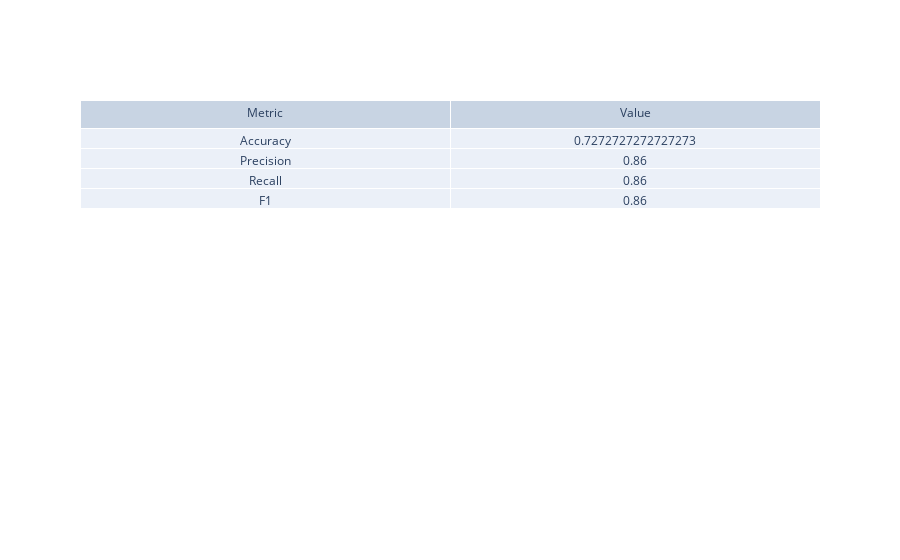

Notebook cell for this chart:
### Code cell
# check model accuracy
accuracy_score(y_test, y_pred)

# using plotly to visualize the model accuracy
import plotly.graph_objects as go

fig = go.Figure(data=[go.Table(
    header=dict(values=['Metric', 'Value']),
    cells=dict(values=[['Accuracy', 'Precision', 'Recall', 'F1'], [accuracy, 0.86, 0.86, 0.86]]))
])

fig.show()

### Figure 1 — Plotly figure (JSON) as saved in the notebook; plotly's stock layout.template omitted (floating-point values rounded to 4 significant figures)
{"data": [{"cells": {"values": [["Accuracy", "Precision", "Recall", "F1"], [0.7273, 0.86, 0.86, 0.86]]}, "header": {"values": ["Metric", "Value"]}, "type": "table"}], "layout": {}}
